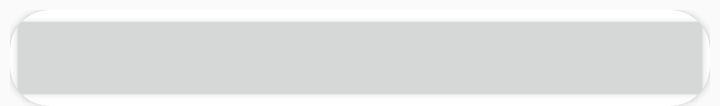
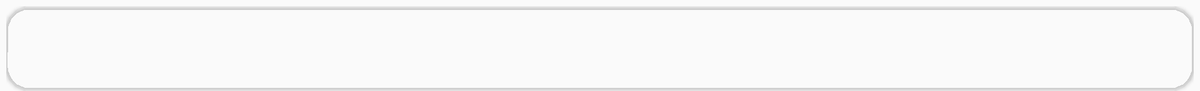

Compare how this app lays out the same screen by default and in its alternative resource folder. The renders come first, then the two layout files and the values they reference.
<!-- AndroidManifest.xml: application theme AppTheme -->
<!-- res/layout/button_layout.xml -->
<?xml version="1.0" encoding="utf-8"?>
<android.support.constraint.ConstraintLayout xmlns:android="http://schemas.android.com/apk/res/android"
    android:layout_width="match_parent"
    android:layout_height="wrap_content"
    xmlns:app="http://schemas.android.com/apk/res-auto"
    android:layout_marginTop="5dp"
    android:layout_marginLeft="5dp"
    android:layout_marginRight="5dp">

    <android.support.v7.widget.CardView
        android:layout_width="match_parent"
        android:layout_height="wrap_content"
        app:layout_constraintTop_toTopOf="parent"
        app:layout_constraintLeft_toLeftOf="parent"
        app:cardCornerRadius="20dp">
        <Button
            android:id="@+id/delete_account_btn"
            app:layout_constraintTop_toTopOf="parent"
            android:layout_width="match_parent"
            android:layout_height="wrap_content" />
    </android.support.v7.widget.CardView>

</android.support.constraint.ConstraintLayout>
<!-- resources referenced by this layout -->
<resources>
  <style name="AppTheme" parent="Theme.AppCompat.Light.NoActionBar">
          
          <item name="colorPrimary">@color/colorPrimary</item>
          <item name="colorPrimaryDark">@color/colorPrimaryDark</item>
          <item name="colorAccent">@color/colorAccent</item>
      </style>
  <color name="colorPrimary">#151B63</color>
  <color name="colorPrimaryDark">#11133F</color>
  <color name="colorAccent">#077AFF</color>
</resources>
<!-- res/layout-sw600dp-land/button_layout.xml (the repository's variant of the layout above) -->
<!-- drawn on a 7-inch tablet turned sideways -->
<?xml version="1.0" encoding="utf-8"?>
<android.support.constraint.ConstraintLayout xmlns:android="http://schemas.android.com/apk/res/android"
    android:layout_width="match_parent"
    android:layout_height="wrap_content"
    xmlns:app="http://schemas.android.com/apk/res-auto"
    android:layout_marginTop="5dp"
    android:layout_marginLeft="5dp"
    android:layout_marginRight="5dp">

    <android.support.v7.widget.CardView
        android:id="@+id/card_view"
        android:layout_width="match_parent"
        android:layout_height="wrap_content"
        app:layout_constraintTop_toTopOf="parent"
        app:layout_constraintLeft_toLeftOf="parent"
        app:cardCornerRadius="20dp"
        app:cardBackgroundColor="@color/titleColor">
        <Button
            android:id="@+id/delete_account_btn"
            android:layout_width="match_parent"
            android:layout_marginRight="10dp"
            android:layout_marginBottom="10dp"
            android:layout_marginTop="10dp"
            android:layout_marginLeft="10dp"
            android:textSize="@dimen/title_text_size"
            android:layout_height="wrap_content"
            android:textColor="@android:color/white"
            android:background="@color/titleColor"
            />
    </android.support.v7.widget.CardView>

</android.support.constraint.ConstraintLayout>
<!-- resources referenced by the variant -->
<!-- as a 7-inch tablet turned sideways resolves them -->
<resources>
  <!-- from res/values-sw600dp/ -->
  <dimen name="title_text_size">18sp</dimen>
  <style name="AppTheme" parent="Theme.AppCompat.Light.NoActionBar">
          
          <item name="colorPrimary">@color/colorPrimary</item>
          <item name="colorPrimaryDark">@color/colorPrimaryDark</item>
          <item name="colorAccent">@color/colorAccent</item>
      </style>
  <color name="colorPrimary">#151B63</color>
  <color name="colorPrimaryDark">#11133F</color>
  <color name="colorAccent">#077AFF</color>
</resources>
